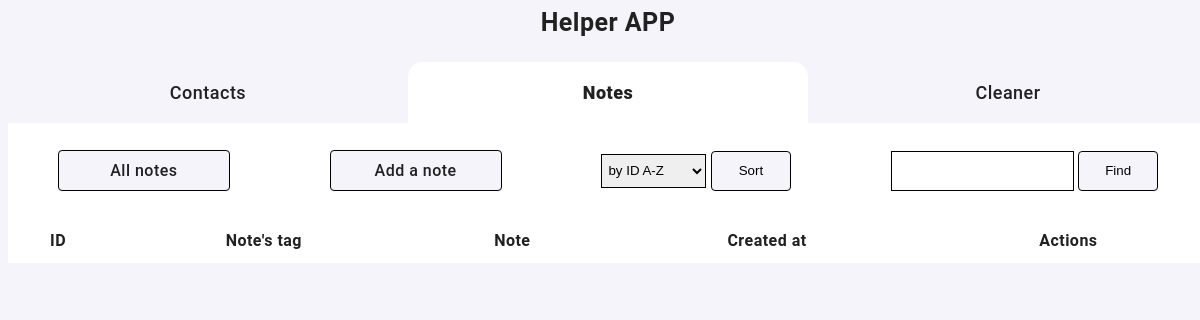
Before: /notes/ with the older database file.
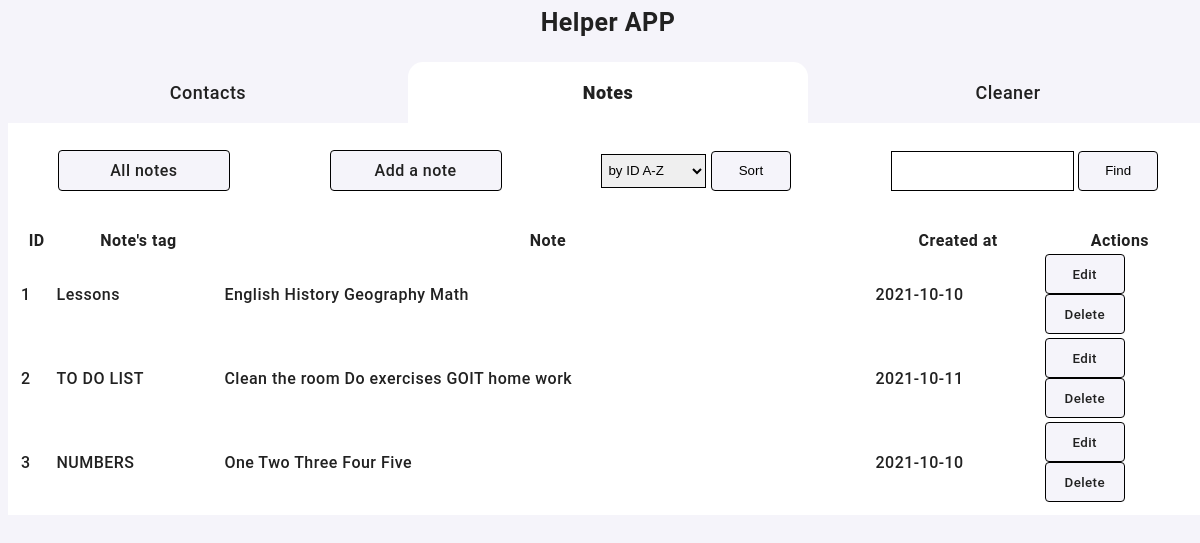
After: the same page with the newer database file.
### helper/db_classes.py (models this page shows)
class Note(Base):
    __tablename__ = 'notes'
    id = Column(Integer, primary_key=True)
    note_tags = Column(String)
    note_text = Column(String)
    created_at = Column(Date)

### helper/notes_bp.py (the view)
@notes_bp.route('/')
def index():
    model = get_db()
    notes_list = model.notes_book.all_notes()
    return render_template('notes/index.html', results=notes_list)

### helper/db.py (called while the page is built)
def get_db():
    if "model" not in g:
        g.model = Model()
    return g.model

### helper/notes_book.py (called while the page is built)
    def all_notes(self):
        return self.session.query(Note).all()

### helper/templates/notes/index.html (shortened to what this page needs)
{% extends 'base.html' %}
{% block header %}
<nav>
    <h1 class="container-header">Helper APP</h1>
    <ul class="navigation">
        <li><a href="{{ url_for('contact.index') }}">Contacts</a></li>
        <li class="active-navigation"><a href="{{ url_for('notes.index') }}">Notes</a></li>
        <li><a href="{{ url_for('clean.clean') }}">Cleaner</a></li>
    </ul>
</nav>
{% endblock %}
{% block content %}
<div class="features">
    <a href="{{ url_for('notes.index') }}" class="features-button">All notes</a>
    <a href="{{ url_for('notes.add') }}" class="features-button">Add a note</a>
    <form action="{{ url_for('notes.sort') }}" method="post">
        <select id="sort_type" name="sort_type" class="input">
            <option value="3" selected>by ID A-Z</option>
        </select>
        <input type="submit" value="Sort" class="btn">
    </form>
    <form action="{{ url_for('notes.find') }}" method="post">
        <input name="keyword" id="keyword" value="{{ request.form['keyword'] }}" class="input" required>
        <input type="submit" value="Find" class="btn">
    </form>
</div>
<div class="table-wrapper">
    <table class="table">
        <thead>
            <tr class="table-row">
                <th>ID</th>
                <th>Note's tag</th>
                <th>Note</th>
                <th>Created at</th>
                <th>Actions</th>
            </tr>
        </thead>
        <tbody>
            {% for note in results %}
            <tr class="">
                <td>{{note.id}}</td>
                <td>{{note.note_tags}}</td>
                <td>{{note.note_text}}</td>
                <td>{{note.created_at}}</td>
                <td>
                    <form action="{{ url_for('notes.edit', note_id=note.id) }}" method="get">
                        <button class="btn btn-danger">Edit</button>
                    </form>
                    <form action="{{ url_for('notes.delete', note_id=note.id) }}" method="post">
                        <button class="btn btn-success">Delete</button>
                    </form>
                </td>
            </tr>
            {% endfor %}
        </tbody>
    </table>
</div>
{% endblock %}

### helper/templates/base.html (shortened to what this page needs)
<!doctype html>
<html lang="en">
<head>
</head>
<link rel="stylesheet" href="{{ url_for('static', filename='style.css') }}">
<section class="container">
  <header>
    {% block header %}{% endblock %}
  </header>
  {% block content %}{% endblock %}
</section>

### helper/static/style.css (style rules this page uses)
body, button { color: #212121; font-family: Roboto, sans-serif; letter-spacing: 0.03em; font-weight: 500; background-color: #f5f4fa; }
a, address { text-decoration: none; font-style: normal; color: inherit; }
ul { list-style: none; padding-inline-start: 0; margin: 0; padding: 0; }
h1, h2, h3, h4, h5, h6, p { margin: 0; padding: 0; }
.container { width: 1200px; margin-left: auto; margin-right: auto; }
.container-header { padding-bottom: 25px; font-weight: bold; font-size: 25px; line-height: 1.17; text-align: center; }
.navigation { display: flex; align-items: center; justify-content: space-around; }
.navigation li { display: block; width: 100%; height: 100%; padding-top: 20px; padding-bottom: 20px; text-align: center; font-size: 18px; }
.active-navigation { background-color: white; font-weight: 800; border-radius: 15px 15px 0px 0px; }
.table-wrapper { background-color: white; padding: 10px; }
.table-wrapper table { width: 100%; }
.features { display: flex; align-items: center; justify-content: space-around; height: 65px; padding-bottom: 15px; padding-top: 15px; background-color: white; }
.features-button { display: flex; justify-content: center; align-items: center; min-width: 150px; padding: 10px; border-radius: 4px; text-align: center; border: 1px solid black; background-color: #f5f4fa; }
.btn { height: 40px; min-width: 80px; padding: 10px; border-radius: 4px; text-align: center; border: 1px solid black; background-color: #f5f4fa; }
.input { height: 34px; padding: 2px; border: 1px solid black; }

Changed rows visible on the page:
added Note: id "1", note_tags "Lessons", note_text "English History Geography Math", created_at "2021-10-10"
added Note: id "2", note_tags "TO DO LIST", note_text "Clean the room Do exercises GOIT home work", created_at "2021-10-11"
added Note: id "3", note_tags "NUMBERS", note_text "One Two Three Four Five", created_at "2021-10-10"
